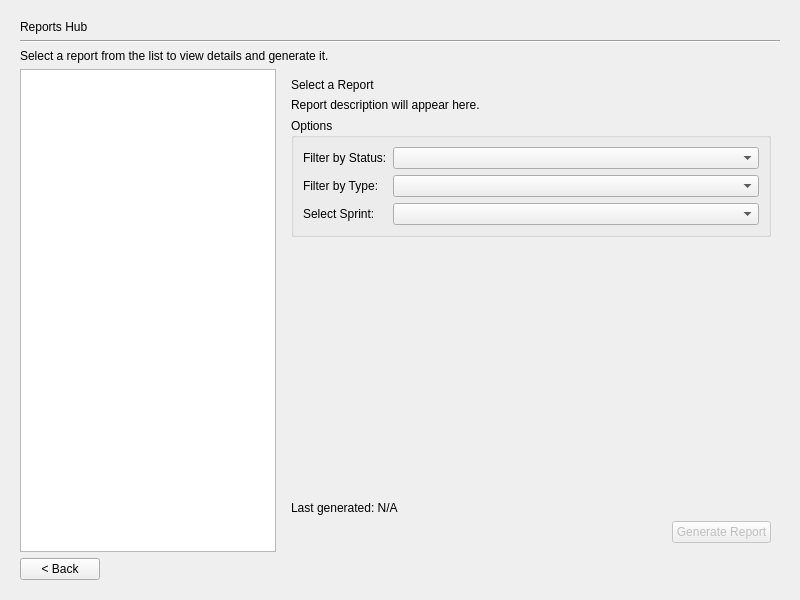
<?xml version="1.0" encoding="UTF-8"?>
<ui version="4.0">
 <class>ReportsPage</class>
 <widget class="QWidget" name="ReportsPage">
  <property name="geometry">
   <rect>
    <x>0</x>
    <y>0</y>
    <width>800</width>
    <height>600</height>
   </rect>
  </property>
  <property name="windowTitle">
   <string>Form</string>
  </property>
  <layout class="QVBoxLayout" name="verticalLayout">
   <property name="leftMargin">
    <number>20</number>
   </property>
   <property name="topMargin">
    <number>20</number>
   </property>
   <property name="rightMargin">
    <number>20</number>
   </property>
   <property name="bottomMargin">
    <number>20</number>
   </property>
   <item>
    <widget class="QLabel" name="headerLabel">
     <property name="text">
      <string>Reports Hub</string>
     </property>
    </widget>
   </item>
   <item>
    <widget class="Line" name="line">
     <property name="orientation">
      <enum>Qt::Horizontal</enum>
     </property>
    </widget>
   </item>
   <item>
    <widget class="QLabel" name="instructionLabel">
     <property name="text">
      <string>Select a report from the list to view details and generate it.</string>
     </property>
     <property name="wordWrap">
      <bool>true</bool>
     </property>
    </widget>
   </item>
   <item>
    <layout class="QHBoxLayout" name="mainHorizontalLayout" stretch="0,1">
     <item>
      <widget class="QTreeView" name="reportTreeView">
       <property name="minimumSize">
        <size>
         <width>250</width>
         <height>0</height>
        </size>
       </property>
       <property name="headerHidden">
        <bool>true</bool>
       </property>
      </widget>
     </item>
     <item>
      <widget class="QWidget" name="detailsPanelWidget" native="true">
       <layout class="QVBoxLayout" name="detailsPanelLayout">
        <item>
         <widget class="QLabel" name="reportTitleLabel">
          <property name="text">
           <string>Select a Report</string>
          </property>
          <property name="objectName">
            <string>reportTitleLabel</string>
          </property>
         </widget>
        </item>
        <item>
         <widget class="QLabel" name="reportDescriptionLabel">
          <property name="text">
           <string>Report description will appear here.</string>
          </property>
          <property name="wordWrap">
           <bool>true</bool>
          </property>
          <property name="alignment">
           <set>Qt::AlignLeading|Qt::AlignLeft|Qt::AlignTop</set>
          </property>
         </widget>
        </item>
        <item>
         <widget class="QGroupBox" name="filterGroupBox">
          <property name="title">
           <string>Options</string>
          </property>
          <property name="visible">
           <bool>false</bool> </property>
          <layout class="QFormLayout" name="filterFormLayout">
           <item row="0" column="0">
            <widget class="QLabel" name="statusFilterLabel">
             <property name="text">
              <string>Filter by Status:</string>
             </property>
             <property name="visible">
              <bool>false</bool> </property>
            </widget>
           </item>
           <item row="0" column="1">
            <widget class="QComboBox" name="statusFilterComboBox">
             <property name="visible">
              <bool>false</bool> </property>
            </widget>
           </item>
           <item row="1" column="0">
            <widget class="QLabel" name="typeFilterLabel">
             <property name="text">
              <string>Filter by Type:</string>
             </property>
             <property name="visible">
              <bool>false</bool> </property>
            </widget>
           </item>
           <item row="1" column="1">
            <widget class="QComboBox" name="typeFilterComboBox">
             <property name="visible">
              <bool>false</bool> </property>
            </widget>
           </item>
           <item row="2" column="0">
            <widget class="QLabel" name="sprintFilterLabel">
             <property name="text">
              <string>Select Sprint:</string>
             </property>
             <property name="visible">
              <bool>false</bool> </property>
            </widget>
           </item>
           <item row="2" column="1">
            <widget class="QComboBox" name="sprintFilterComboBox">
             <property name="visible">
              <bool>false</bool> </property>
            </widget>
           </item>
          </layout>
         </widget>
        </item>
        <item>
         <spacer name="detailsVerticalSpacer">
          <property name="orientation">
           <enum>Qt::Vertical</enum>
          </property>
          <property name="sizeHint" stdset="0">
           <size>
            <width>20</width>
            <height>40</height>
           </size>
          </property>
         </spacer>
        </item>
        <item>
         <widget class="QLabel" name="lastGeneratedLabel">
          <property name="text">
           <string>Last generated: N/A</string>
          </property>
          <property name="visible">
            <bool>false</bool> </property>
         </widget>
        </item>
        <item>
         <layout class="QHBoxLayout" name="detailsButtonLayout">
          <item>
           <spacer name="detailsHorizontalSpacer">
            <property name="orientation">
             <enum>Qt::Horizontal</enum>
            </property>
            <property name="sizeHint" stdset="0">
             <size>
              <width>40</width>
              <height>20</height>
             </size>
            </property>
           </spacer>
          </item>
          <item>
           <widget class="QPushButton" name="generateReportButton">
            <property name="enabled">
             <bool>false</bool> </property>
            <property name="text">
             <string>Generate Report</string>
            </property>
           </widget>
          </item>
         </layout>
        </item>
       </layout>
      </widget>
     </item>
    </layout>
   </item>
   <item>
    <layout class="QHBoxLayout" name="horizontalLayout_back">
     <item>
      <widget class="QPushButton" name="backButton">
       <property name="text">
        <string>&lt; Back</string>
       </property>
       <property name="sizePolicy">
        <sizepolicy hsizetype="Fixed" vsizetype="Fixed">
         <horstretch>0</horstretch>
         <verstretch>0</verstretch>
        </sizepolicy>
       </property>
      </widget>
     </item>
     <item>
      <spacer name="horizontalSpacer_back">
       <property name="orientation">
        <enum>Qt::Horizontal</enum>
       </property>
       <property name="sizeHint" stdset="0">
        <size>
         <width>40</width>
         <height>20</height>
        </size>
       </property>
      </spacer>
     </item>
    </layout>
   </item>
  </layout>
 </widget>
 <resources/>
 <connections/>
</ui>
